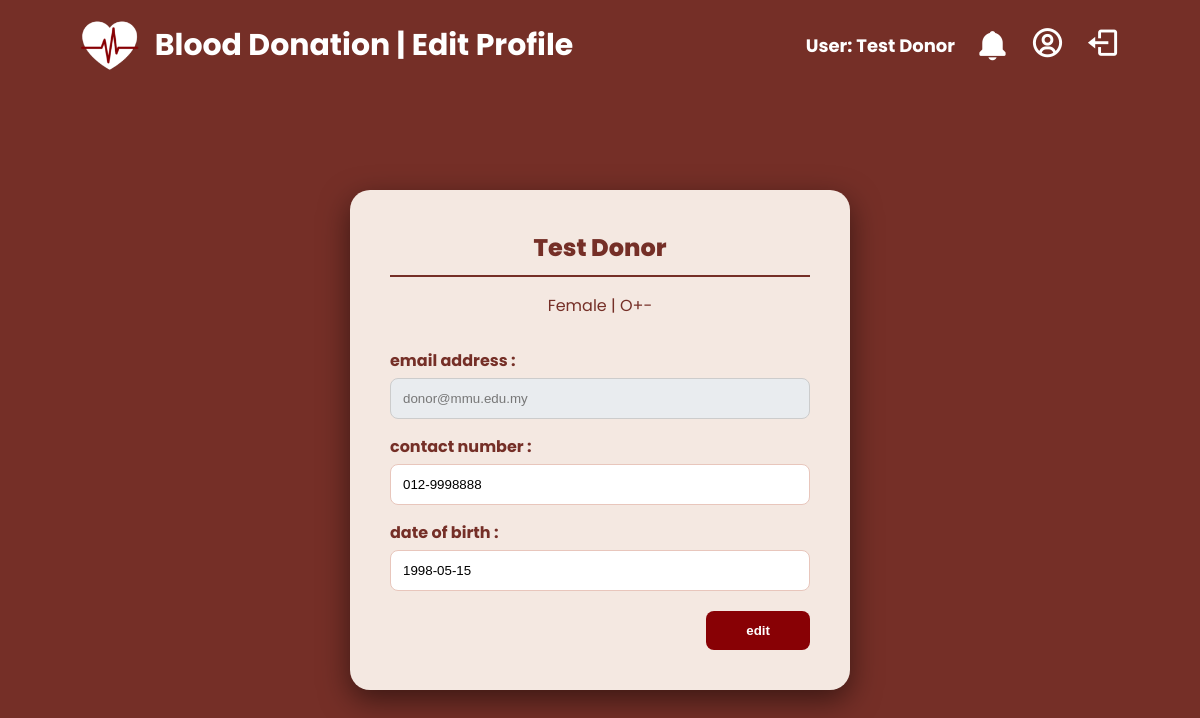
Page /donor-profile (signed in) on the committed database.
### tables this page shows
CREATE TABLE RegisteredUser (
    userID VARCHAR(20) NOT NULL,
    name VARCHAR(50) NOT NULL,
    email VARCHAR(50) NOT NULL,
    password VARCHAR(255) NOT NULL, -- Encrypted credentials
    role VARCHAR(15) NOT NULL, -- Donor, EO, Staff, Admin 
    PRIMARY KEY (userID)
);

CREATE TABLE Donor (
    userID VARCHAR(20) NOT NULL,
    contactNum VARCHAR(15) NOT NULL,
    bloodType VARCHAR(10) NOT NULL,
    RhFactor BOOLEAN NOT NULL,
    dateOfBirth VARCHAR(10) NOT NULL,
    gender VARCHAR(10) NOT NULL,
    PRIMARY KEY (userID),
    FOREIGN KEY (userID) REFERENCES RegisteredUser(userID)
);

### app.py (the view, shortened to what this page needs)
@app.route('/donor-profile', methods=['GET', 'POST'])
def donor_profile():
    if 'username' not in session:
        return redirect(url_for('login'))
    user_id = session['ID']
    db = get_db()
    try:
        row = db.execute('''
            SELECT u.name, u.email, d.gender, d.bloodType, d.contactNum, d.dateOfBirth
            FROM RegisteredUser u
            JOIN Donor d ON u.userID = d.userID
            WHERE u.userID = ?''', (user_id,)).fetchone()
        notifications = db.execute('''
            SELECT Hospital.hospitalName, UrgentRequest.requiredBloodType
            FROM UrgentRequest
            JOIN Hospital ON UrgentRequest.userID = Hospital.userID
        ''').fetchall()
    finally:
        db.close()
    return render_template('donor-profile.html', user=row, notifications=notifications)

### app.py (called while the page is built)
def get_db():
    conn = sqlite3.connect("database.db", timeout=10, check_same_thread=False)
    conn.row_factory = sqlite3.Row
    return conn

### templates/donor-profile.html (shortened to what this page needs)
<!DOCTYPE html>
<html>
<head>
    <link href='https://unpkg.com/boxicons@2.1.4/css/boxicons.min.css' rel='stylesheet'>
</head>
<body>
    <div class="navbar">
    <div class="navbar-header">
        <img src="/static/logo-heart.png" class="logo-img">
        <a>Blood Donation | Edit Profile</a>
    </div>
    <div class="right-nav">
        <h1>User: {{ session['username'] }}</h1>
        <div class="notif-wrapper" style="position: relative; display: flex; align-items: center;">
            <i class='bx bxs-bell bell-icon' onclick="toggleNotif()"></i>
        </div>
        <a href="{{ url_for('donor_profile') }}"><i class='bx bx-user-circle' style="color:white"></i></a>
        <a href="{{ url_for('login') }}"><i class='bx bx-log-out' style="color:white"></i></a>
    </div>
</div>
    <div class="profile-card">
        <div class="header">
            <h2 style="margin:0">{{ user.name }}</h2>
            <p>{{ user.gender }} | {{ user.bloodType }}{% if user.rhFactor %}\+{% else %}-{% endif %} </p>
        </div>
        <form method="POST">
            <label>email address :</label>
            <input type="email" name="email" value="{{ user.email }}" readonly style="background-color: #e9ecef; cursor: not-allowed;">
            <label>contact number :</label>
            <input type="text" name="contactNum" value="{{ user.contactNum }}">
            <label>date of birth :</label>
            <input type="text" name="dob" value="{{ user.dateOfBirth }}">
            <button type="submit" class="btn-edit">edit</button>
        </form>
    </div>
</body>
</html>

### templates/donor-profile.html (style rules this page uses)
* { box-sizing: border-box; }
body { background: #752f27; font-family: 'Poppins'; display: flex; flex-direction: column; align-items: center; min-height: 100vh; margin: 0; }
.navbar { position: fixed; top: 0; width: 100%; height: 90px; background: #752f27; display: flex; justify-content: space-between; align-items: center; padding: 0 80px; z-index: 1000; }
.navbar-header { display: flex; align-items: center; gap: 15px; }
.logo-img { height: 50px; }
.navbar-header a { color: white; font-size: 30px; text-decoration: none; font-weight: 700; }
.right-nav { display: flex; align-items: center; gap: 20px; }
.right-nav h1 { font-size: 18px; color: white; margin: 0; }
.right-nav i { font-size: 35px; cursor: pointer; color: white; transition: 0.3s; }
.profile-card { background: #f4e8e1; width: 500px; padding: 40px; border-radius: 20px; box-shadow: 0 10px 30px rgba(0,0,0,0.5); margin-top: 80px; }
.header { color: #752f27; text-align: center; margin-bottom: 30px; }
.header h2 { font-weight: 800; border-bottom: 2px solid #752f27; padding-bottom: 10px; }
label { color: #752f27; font-weight: bold; display: block; margin-top: 15px; }
input { width: 100%; padding: 12px; border: 1px solid #e8c6bc; border-radius: 8px; margin-top: 5px; background: white; }
.btn-edit { background: #880105; color: white; border: none; padding: 12px 40px; border-radius: 8px; float: right; margin-top: 20px; cursor: pointer; font-weight: bold; transition: 0.3s; }
input[readonly] { background-color: #eeeeee; color: #777; border: 1px solid #ccc; }

### rows in the picture
RegisteredUser: username "Test Donor", name "Test Donor", email "donor@mmu.edu.my"
Donor: gender "Female", bloodType "O+", contactNum "012-9998888", dob "1998-05-15"
